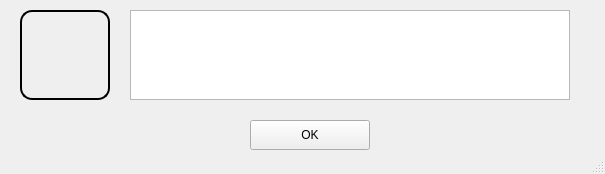
<?xml version="1.0" encoding="UTF-8"?>
<ui version="4.0">
 <class>MainWindow</class>
 <widget class="QMainWindow" name="MainWindow">
  <property name="geometry">
   <rect>
    <x>0</x>
    <y>0</y>
    <width>605</width>
    <height>174</height>
   </rect>
  </property>
  <property name="windowTitle">
   <string>MainWindow</string>
  </property>
  <property name="styleSheet">
   <string notr="true"/>
  </property>
  <widget class="QWidget" name="centralwidget">
   <widget class="QTextBrowser" name="textBrowser">
    <property name="geometry">
     <rect>
      <x>130</x>
      <y>10</y>
      <width>440</width>
      <height>90</height>
     </rect>
    </property>
    <property name="styleSheet">
     <string notr="true">font: 700 16pt &quot;Segoe UI&quot;;</string>
    </property>
   </widget>
   <widget class="QPushButton" name="bt_sair">
    <property name="geometry">
     <rect>
      <x>250</x>
      <y>120</y>
      <width>120</width>
      <height>30</height>
     </rect>
    </property>
    <property name="styleSheet">
     <string notr="true"/>
    </property>
    <property name="text">
     <string>OK</string>
    </property>
   </widget>
   <widget class="QLabel" name="empresa">
    <property name="geometry">
     <rect>
      <x>20</x>
      <y>10</y>
      <width>90</width>
      <height>90</height>
     </rect>
    </property>
    <property name="styleSheet">
     <string notr="true">border-style: Outset;
border-width: 2px;
border-radius: 12px;</string>
    </property>
    <property name="text">
     <string/>
    </property>
    <property name="pixmap">
     <pixmap>../../../../Users/Helio/.designer/backup/CADASTRO.png</pixmap>
    </property>
    <property name="scaledContents">
     <bool>true</bool>
    </property>
   </widget>
  </widget>
  <widget class="QStatusBar" name="statusbar"/>
 </widget>
 <tabstops>
  <tabstop>bt_sair</tabstop>
  <tabstop>textBrowser</tabstop>
 </tabstops>
 <resources/>
 <connections/>
</ui>
